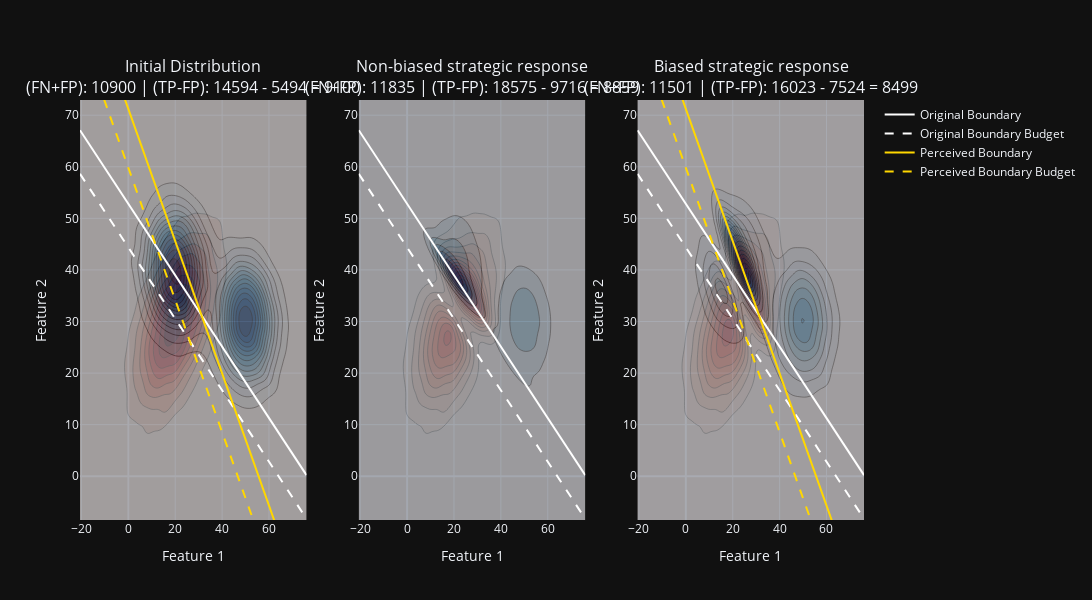

Notebook source saved alongside this figure:
### Code cell
# -----------------------------------------------------------------------------------------------
# Alternate plots:

# plot_for(X_0, X_1, a, b, t, B, mode='NB')
# plot_dist(X_0, X_1, a, b, t, B, mode='NB')

# plot_for(X_0, X_1, a, b, t, B, mode='B', gamma=0.3)
# plot_dist(X_0, X_1, a, b, t, B, mode='B', gamma=0.3)

# plot_dist_plotly(X_0, X_1, a, b, t, B, mode='NB')
# plot_dist_plotly(X_0, X_1, a, b, t, B, mode='B', gamma=0.3)
# -----------------------------------------------------------------------------------------------

# Set up the feature space
np.random.seed(42)
n_samples = 20000


# Generate samples for classe 0
mean_0 = [2, 3]
cov_0 = [[1, 0.5], [0.5, 1]]
X_0 = np.random.multivariate_normal(mean_0, cov_0, n_samples)/0.1

# # Generate samples for class 0 - TWO DISTRIBUTIONS
# mean_0a = [4, 1]
# cov_0a = [[0.5, 0], [0, 0.5]]

# mean_0b = [1, 2]
# cov_0b = [[0.5, 0], [0, 0.5]]

# X_0a = np.random.multivariate_normal(mean_0a, cov_0a, n_samples // 2)/0.1
# X_0b = np.random.multivariate_normal(mean_0b, cov_0b, n_samples // 2)/0.1
# X_0 = np.vstack((X_0a, X_0b))

# # Generate samples for class 1 - SINGLE DISTRIBUTION
# mean_1 = [4, 4]
# cov_1 = [[1, 0], [0, 0.5]]
# X_1 = np.random.multivariate_normal(mean_1, cov_1, n_samples)/0.1

# Generate samples for class 1 - TWO DISTRIBUTIONS
mean_1a = [5, 3]
cov_1a = [[0.5, 0], [0, 0.5]]

mean_1b = [2, 4]
cov_1b = [[0.5, 0], [0, 0.5]]

X_1a = np.random.multivariate_normal(mean_1a, cov_1a, n_samples // 2)/0.1
X_1b = np.random.multivariate_normal(mean_1b, cov_1b, n_samples // 2)/0.1
X_1 = np.vstack((X_1a, X_1b))


# Find the best decision boundary using LR
X = np.concatenate([X_0, X_1])
y = np.concatenate([np.zeros(n_samples), np.ones(n_samples)])

beta, intercept, obj = logistic_regression_with_sum_constraint(pd.DataFrame(X), pd.Series(y))

print(f'Coefficients: {beta}')

a, b = beta
t = -intercept


B = 5  # Width of the region


plot_dist_all(X_0, X_1, a, b, t, B, gamma=0.3)


#  Firm benefits:
# mean_0 = [1, 2]
# cov_0 = [[1, 0.5], [0.5, 1]]

# mean_1a = [4, 1] or [3, 1]
# cov_1a = [[0.5, 0], [0, 0.5]]

# mean_1b = [2, 3] or [2, 4]
# cov_1b = [[0.5, 0], [0, 0.5]]
